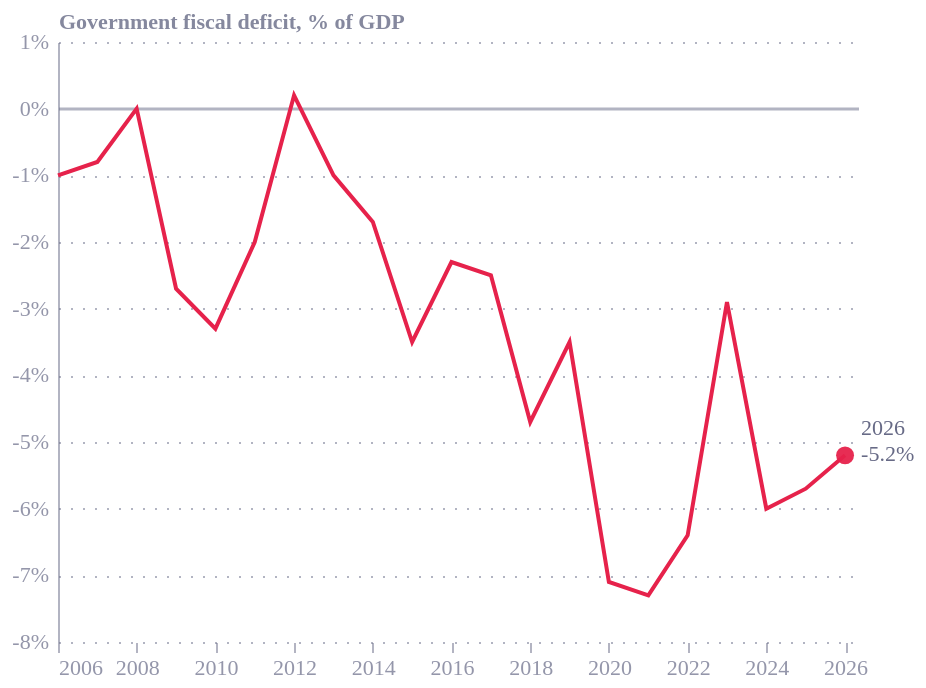

Notebook cell for this chart:
### Code cell
line = alt.Chart(data2).mark_line().encode(
    x=alt.X("Date:T").scale(domain=['2006-01-01', '2026-05-01']).axis(
        domain=False,
        tickSize=5
    ),
    y=alt.Y("Deficit:Q").title('Government fiscal deficit, % of GDP').axis(
        gridDash = alt.expr("datum.value == 0 ? [1,0] : [1,5]"),
        gridWidth = alt.expr("datum.value == 0 ? 1.4 : 1"),
        labelExpr = "datum.value + '%'"
    )
)


label = alt.Chart(data2).transform_calculate(label="[year(datum.Date), datum.Deficit + '%']").mark_text(
    dy=-13, dx=8
).encode(
    x=alt.X("Date:T").aggregate('max'),
    y=alt.Y("Deficit:Q").aggregate({"argmax": "Date"}),
    text=alt.Text("label:N").aggregate({"argmax": "Date"})
)

point = alt.Chart(data2).mark_point().encode(
    x=alt.X("Date:T").aggregate('max'),
    y=alt.Y("Deficit:Q").aggregate({"argmax": "Date"}),
)

chart2 = line + label + point

styles.save(chart2, 'charts', 'fig2_deficit', width=420, height=280)
chart2.display()

### Figure 1 — Vega-Lite specification as saved in the notebook (floating-point values rounded to 4 significant figures)
{"config": {"font": "Circular Std", "text": {"color": "#676A86", "align": "left", "baseline": "middle", "dx": 7, "dy": 0, "fontSize": 11}, "view": {"stroke": null, "continuousWidth": 400, "continuousHeight": 300, "discreteWidth": 400, "discreteHeight": 300}, "range": {"category": ["#36B7B4", "#E6224B", "#F4C245", "#0063AF", "#00A767", "#179FDB", "#EB5C2E"], "diverging": ["#E6224B", "#E54753", "#C9C9C9", "#179FDB", "#122B39"], "heatmap": ["#C9C9C9", "#179FDB", "#0063AF", "#122B39"], "ordinal": ["#00A767", "#36B7B4", "#179FDB", "#0063AF", "#243B5A"]}, "bar": {"color": "#179fdb"}, "line": {"color": "#e6224b"}, "rule": {"color": "#676A86"}, "area": {"opacity": 0.3}, "point": {"filled": true, "size": 80, "color": "#e6224b", "opacity": 0.95}, "geoshape": {"stroke": "white", "strokeWidth": 0.3}, "rect": {"fill": "#d6d4d4", "opacity": 0.3}, "axis": {"labelColor": "#676A86", "labelFontSize": 11, "labelFont": "Circular Std", "labelOpacity": 0.7, "tickColor": "#676A86", "tickOpacity": 0.5, "domainColor": "#676A86", "domainOpacity": 0.5, "gridColor": "#676A86", "gridDash": [2, 2], "gridOpacity": 0.5, "title": null, "titleColor": "#676A86", "titleOpacity": 0.8, "tickSize": 4}, "axisXDiscrete": {"grid": false, "labelAngle": 0, "tickCount": 10, "tickOpacity": 0.5, "title": null}, "axisYDiscrete": {"ticks": false, "labelPadding": 5}, "axisXTemporal": {"grid": false, "ticks": true}, "axisXQuantitative": {"grid": true}, "axisYQuantitative": {"gridColor": "#676A86", "gridDash": [1, 5], "gridOpacity": 0.5, "ticks": false, "labelPadding": 5, "tickCount": 8, "titleAngle": 0, "titleAlign": "left", "titleBaseline": "bottom", "titleX": 0, "titleY": -5}, "title": {"color": "#676A86E6", "subtitleColor": "#676A86", "font": "Circular Std", "subtitleFont": "Circular Std", "anchor": "start", "fontSize": 14, "subtitleFontSize": 12, "subtitlePadding": 4, "offset": 0, "frame": "group"}, "legend": {"titleColor": "#122b39", "title": null, "labelColor": "#122b39", "labelFontSize": 11}}, "layer": [{"mark": {"type": "line"}, "encoding": {"x": {"axis": {"domain": false, "tickSize": 5}, "field": "Date", "scale": {"domain": ["2006-01-01", "2026-05-01"]}, "type": "temporal"}, "y": {"axis": {"gridDash": {"expr": "datum.value == 0 ? [1,0] : [1,5]"}, "gridWidth": {"expr": "datum.value == 0 ? 1.4 : 1"}, "labelExpr": "datum.value + '%'"}, "field": "Deficit", "title": "Government fiscal deficit, % of GDP", "type": "quantitative"}}}, {"mark": {"type": "text", "dx": 8, "dy": -13}, "encoding": {"text": {"aggregate": {"argmax": "Date"}, "field": "label", "type": "nominal"}, "x": {"aggregate": "max", "field": "Date", "type": "temporal"}, "y": {"aggregate": {"argmax": "Date"}, "field": "Deficit", "type": "quantitative"}}, "transform": [{"calculate": "[year(datum.Date), datum.Deficit + '%']", "as": "label"}]}, {"mark": {"type": "point"}, "encoding": {"x": {"aggregate": "max", "field": "Date", "type": "temporal"}, "y": {"aggregate": {"argmax": "Date"}, "field": "Deficit", "type": "quantitative"}}}], "data": {"name": "data-f77dd8f3cd169c46870d40dbecc8b08b"}, "$schema": "https://vega.github.io/schema/vega-lite/v6.4.1.json", "datasets": {"data-f77dd8f3cd169c46870d40dbecc8b08b": [{"Date": "2006-01-01", "Deficit": -1.0}, {"Date": "2007-01-01", "Deficit": -0.8}, {"Date": "2008-01-01", "Deficit": 0.0}, {"Date": "2009-01-01", "Deficit": -2.7}, {"Date": "2010-01-01", "Deficit": -3.3}, {"Date": "2011-01-01", "Deficit": -2.0}, {"Date": "2012-01-01", "Deficit": 0.2}, {"Date": "2013-01-01", "Deficit": -1.0}, {"Date": "2014-01-01", "Deficit": -1.7}, {"Date": "2015-01-01", "Deficit": -3.5}, {"Date": "2016-01-01", "Deficit": -2.3}, {"Date": "2017-01-01", "Deficit": -2.5}, {"Date": "2018-01-01", "Deficit": -4.7}, {"Date": "2019-01-01", "Deficit": -3.5}, {"Date": "2020-01-01", "Deficit": -7.1}, {"Date": "2021-01-01", "Deficit": -7.3}, {"Date": "2022-01-01", "Deficit": -6.4}, {"Date": "2023-01-01", "Deficit": -2.9}, {"Date": "2024-01-01", "Deficit": -6.0}, {"Date": "2025-01-01", "Deficit": -5.7}, {"Date": "2026-01-01", "Deficit": -5.2}]}}
